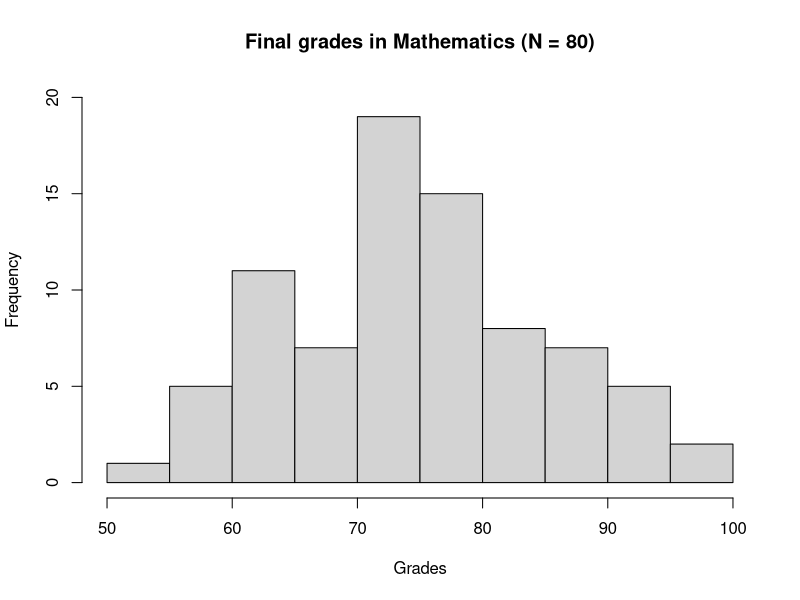

Here is the R script that generated this plot:
rm(list = ls())

x <- c(	68, 84, 75, 82, 68, 90, 62, 88, 76, 93,
        73, 79, 88, 73, 60, 93, 71, 59, 85, 75,
        61, 65, 75, 87, 74, 62, 95, 78, 63, 72,
        66, 78, 82, 75, 94, 77, 69, 74, 68, 60,
        96, 78, 89, 61, 75, 95, 60, 79, 83, 71,
        79, 62, 67, 97, 78, 85, 76, 65, 71, 75,
        65, 80, 73, 57, 88, 78, 62, 76, 53, 74,
        86, 67, 73, 81, 72, 63, 76, 75, 85, 77)

# 1) The highest grade 
max(x)

# 2) The lowest grade
min(x)

# 3) The range
max(x) - min(x)

# 4) The grades of the five highest ranking students
x_sorted <- sort(x)
x_sorted[76:80]

# 5) The grades of the five lowest ranking students
x_sorted[1:5]

# 6) The grade of the tenth high ranking student
x_sorted[71]

# 7) The number of students who received grades of 75 or higher
sum(x >= 75)

# 8) The number of students who received grades below 85
sum(x < 85)

# 9) The percentage of students who received grades higher than 65 but not higher than 85
sum(x > 65 & x <= 85) / length(x) * 100

# 10) Produce an histogram of the data
hist(x,
     ylim = c(0, 20),
     main = "Final grades in Mathematics (N = 80)",
     xlab = "Grades")
